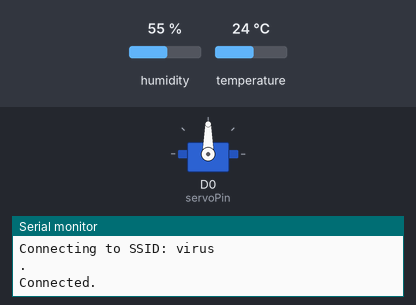
This sketch was run on a simulated ESP8266 (NodeMCU). Parts: servo, the last lines printed to the serial monitor. The test bench sets the inputs (shaded band); at power-on: temperature 24 °C, humidity 55 %. WiFi joins after 1.5 s; servers stay silent unless stated.

Above: at 6.2 s.
6.3 s: temperature set to 29 °C
9.0 s: temperature set to 32 °C
At 10.02 s:
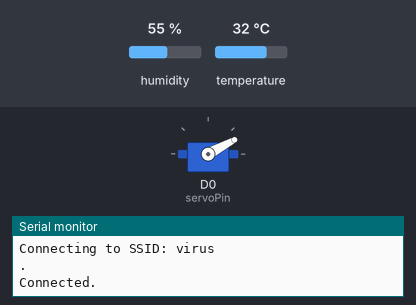
At 15.8 s:
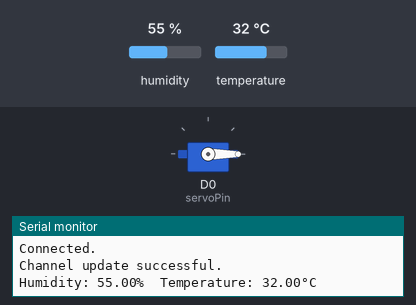
Timing chart, 0 to 17.3 s (numbered marks = the images above; inputs shaded):
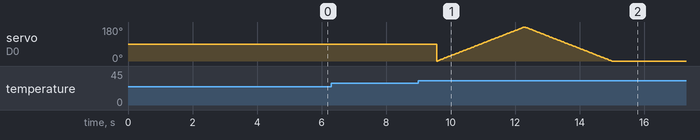

Measured:
- the behaviour switches between 30 and 31 °C on temperature (found by bisection; images 0 and 1)
- after the input at 6.3 s, every drawn part: stays the same

The sketch:

SLTestG3_3.ino
```cpp
//Description: 3rd Test of the code where the main components are being tested
//and displays the data to thingspeak channel.

#include <ESP8266WiFi.h>
#include <Servo.h>
#include "DHT.h"
#include "ThingSpeak.h" // always include thingspeak header file after other header files and custom macros

#define SECRET_SSID "virus"
#define SECRET_PASS "AntoMar304"

#define SECRET_CH_ID 2009202
#define SECRET_WRITE_APIKEY "M7A8RZXUZJZLDQMQ"
char ssid[] = "virus";   // your network SSID (name)
char pass[] = "AntoMar304";   // your network password
int keyIndex = 0;            // your network key Index number (needed only for WEP)
WiFiClient  client;
Servo servo;
unsigned long myChannelNumber = SECRET_CH_ID;
const char * myWriteAPIKey = SECRET_WRITE_APIKEY;
const int servoPin = D0;
#define DHTPIN D1
#define DHTTYPE DHT11
DHT dht(DHTPIN, DHTTYPE);


void setup() {
  Serial.begin(921600);  // Initialize serial
  WiFi.mode(WIFI_STA);
  dht.begin();
  ThingSpeak.begin(client);  // Initialize ThingSpeak
  servo.attach(servoPin);
    // Connect or reconnect to WiFi
  if(WiFi.status() != WL_CONNECTED){
    Serial.print("Connecting to SSID: ");
    Serial.println(SECRET_SSID);
    while(WiFi.status() != WL_CONNECTED){
      WiFi.begin(ssid, pass);  // Connect to WPA/WPA2 network. Change this line if using open or WEP network
      Serial.print(".");
      delay(5000);
    }
    Serial.println("\nConnected.");
  }
}

void loop() {
  float t = dht.readTemperature();
  float h = dht.readHumidity();

  ThingSpeak.setField(1, t); // Temperature data placed in Field 1 Chart
  ThingSpeak.setField(2, h);// Humidity data placed in Field 2 Chart

 int x = ThingSpeak.writeFields(myChannelNumber, myWriteAPIKey);
 if(t > 30.50){ // If temperature reached 30.50C servo will turn
  for (int i = 0; i <= 180; i++) {  // goes from 0 degrees to 180 degrees
    servo.write(i);              // tell servo to go to position in variable 'i'
    delay(15);                     // waits 15ms for the servo to reach the position
  }
  for (int i = 180; i >= 0; i--) {  // goes from 180 degrees to 0 degrees
    servo.write(i);              // tell servo to go to position in variable 'i'
    delay(15);                     // waits 15ms for the servo to reach the position
  }

  if(x == 200){
    Serial.println("Channel update successful.");
    Serial.print(F("Humidity: "));Serial.print(h);Serial.print(F("%  Temperature: "));Serial.print(t);Serial.print(F("°C "));
  }
  else{
    Serial.println("Problem updating channel. HTTP error code " + String(x));
  }

  delay(5000);// Wait 5 seconds to update the channel again
 }
} 
```
